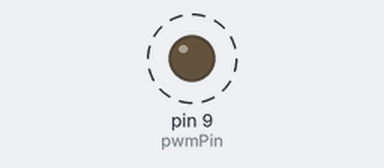
Recording of a sketch running on a simulated Arduino Uno, built with avr-gcc and run on an emulated ATmega328P. Parts: output pins drawn as LEDs (lit = HIGH). Dashed ring = blinking.

Above: at 0.25 s.
Timing chart, 0 to 3.2 s (numbered marks = the images above):
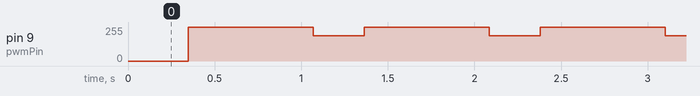

The sketch:

onda2.ino
```cpp
// Definición de pines
const int pwmPin = 9;

// Parámetros de la señal
const int numPoints = 2000;
const float t_max = 12;
const float dt = t_max / numPoints;

// Arreglo para guardar la señal
byte signal[numPoints];

void setup() {
  // Inicialización
  pinMode(pwmPin, OUTPUT);

  // Generar los valores de la señal
  for (int i = 0; i < numPoints; i++) {
    float t = i * dt;
    float y = 0;

    if (t >= 0 && t < 3) {
      y = (2.0/3.0) * t;
    }
    else if (t >= 3 && t <= 6) {
      y = 3.0;
    }
    else if (t > 6 && t < 10) {
      y = -(3.0/4.0)*t + 11.0/2.0;
    }
    else {
      y = 0;
    }

    y=y+3;

    // Normalizar (rango máximo aproximado entre 0 y 3 o 4)
    int pwm_value = map(y * 100, 0, 400, 0, 255);
    signal[i] = constrain(pwm_value, 0, 255);
  }
}

void loop() {
  // Reproducir la señal periódicamente
  for (int i = 0; i < numPoints; i++) {
    analogWrite(pwmPin, signal[i]);
    delayMicroseconds(500); // Ajusta el tiempo para controlar la frecuencia
  }
}
```

Measured:
- by itself, pin 9 (pwmPin): alternates 255/255 for 0.72 s and 191/255 for 0.30 s
